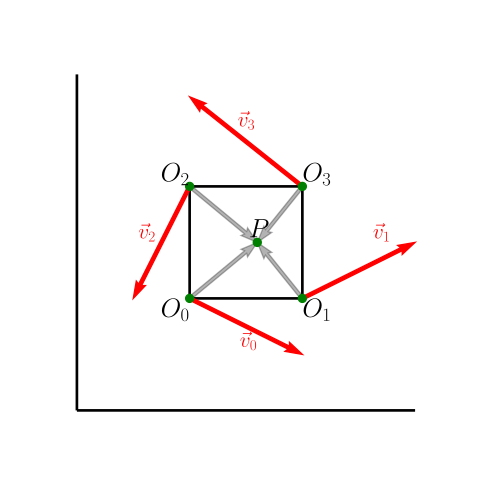

The script that drew this image:
import numpy as np
import matplotlib.pyplot as plt
from matplotlib import patches
from matplotlib.path import Path

plt.rcParams["text.usetex"] = True

fig,ax = plt.subplots(figsize=(5,5))

def arrow(x,y,dx,dy,color):
    options={"x":x,"y":y,"dx":dx,"dy":dy,"width":0.03,
             "color":color,
             "length_includes_head":True,
             "overhang":0.1,
             "head_length":0.15}
    arrow = patches.FancyArrow(**options)
    ax.add_patch(arrow)

def line(x0,y0,x1,y1,color="black",lw=2):
    line=plt.Polygon([(x0,y0),(x1,y1)],
                     facecolor=(0,0,0,0),edgecolor=color,lw=lw)
    ax.add_patch(line)

line(0,0,3,0)
line(0,0,0,3)

ax.plot(1.6,1.5,marker="o",color="green")
ax.plot(1,1,marker="o",color="green")
ax.plot(2,1,marker="o",color="green")
ax.plot(1,2,marker="o",color="green")
ax.plot(2,2,marker="o",color="green")

box=plt.Rectangle((1,1),1,1,facecolor=(0,0,0,0),edgecolor="black",lw=2)
ax.add_patch(box)

arrow(1,1,0.6,0.5,color=(0,0,0,0.3))
arrow(2,1,-0.4,0.5,color=(0,0,0,0.3))
arrow(1,2,0.6,-0.5,color=(0,0,0,0.3))
arrow(2,2,-0.4,-0.5,color=(0,0,0,0.3))

arrow(1,1,1,-0.5,color="red")
arrow(2,1,1,0.5,color="red")
arrow(1,2,-0.5,-1,color="red")
arrow(2,2,-1,0.8,color="red")

ax.text(1.6,1.5,r"$P$",va="bottom",ha="center",fontsize=20)

ax.text(1,1,r"$O_0$",va="top",ha="right",fontsize=20)
ax.text(2,1,r"$O_1$",va="top",ha="left",fontsize=20)
ax.text(1,2,r"$O_2$",va="bottom",ha="right",fontsize=20)
ax.text(2,2,r"$O_3$",va="bottom",ha="left",fontsize=20)

ax.text(1.6,0.7,r"$\vec v_0$",va="top",ha="right",fontsize=16,color="red")
ax.text(2.7,1.5,r"$\vec v_1$",va="bottom",ha="center",fontsize=16,color="red")
ax.text(0.7,1.5,r"$\vec v_2$",va="bottom",ha="right",fontsize=16,color="red")
ax.text(1.5,2.5,r"$\vec v_3$",va="bottom",ha="center",fontsize=16,color="red")


ax.axis("off")
plt.show()
